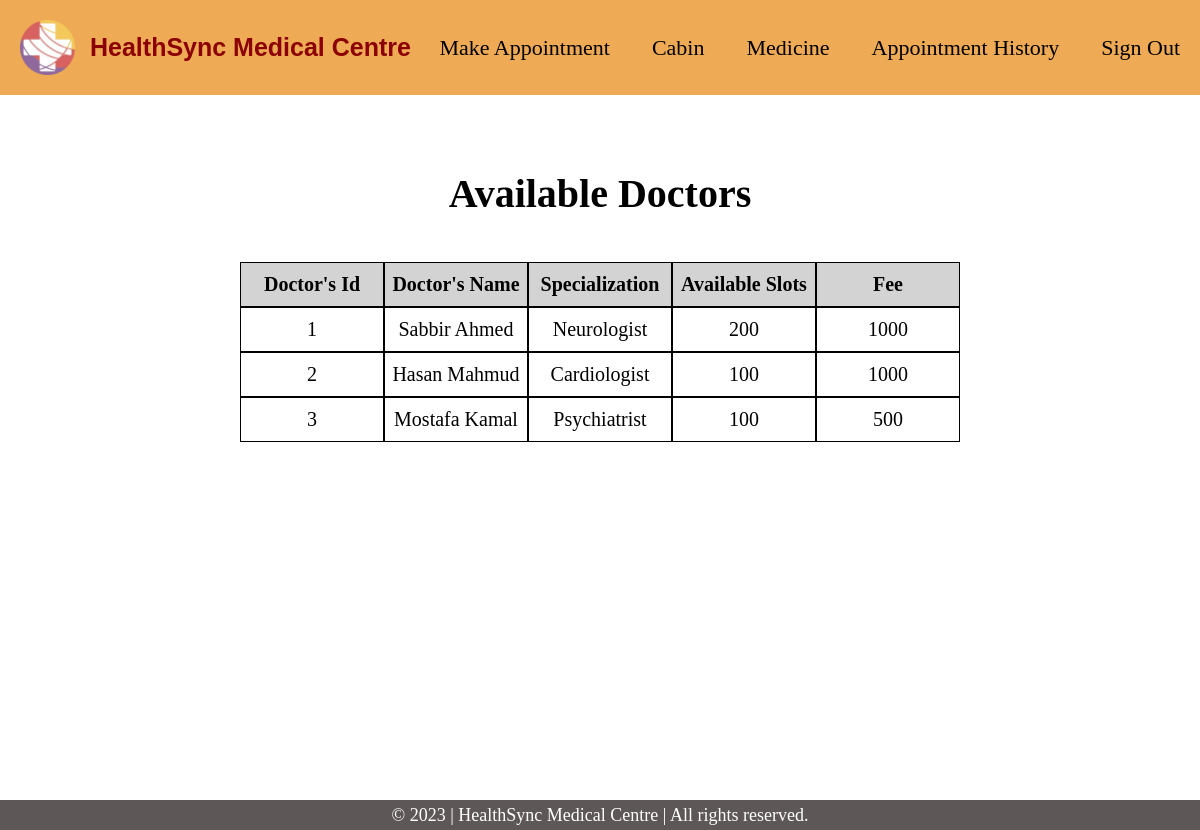
/available_doctors.php, run on the app's committed database.
### tables this page shows
CREATE TABLE `doctors` (
  `docId` int(10) NOT NULL,
  `docName` varchar(50) NOT NULL,
  `fdName` varchar(50) NOT NULL,
  `price` int(11) NOT NULL,
  `available` int(10) NOT NULL
);

### available_doctors.php (the view, shortened to what this page needs)
<!DOCTYPE html>
<html lang= "en">
  <head>
    <link rel= "stylesheet" href= "css/style.css">
    <link rel= "stylesheet" href= "css/available_userz.css">
  </head>
  <body>
    <header class= "header">
      <nav>
        <div class= "navbar-left-side">
          <a class= "navbar-left" href= "home.php"><img class= "navbar-logo" src= "css/mlogo.png" alt= "logo">HealthSync Medical Centre</a>
        </div>
        <div class= "navbar-right-side">
          <a class= "navbar-right" href= "appointment_page.php">Make Appointment</a>
          <a class= "navbar-right" href= "available_cabin.php">Cabin</a>
          <a class= "navbar-right" href= "available_medicine.php">Medicine</a>
          <a class= "navbar-right" href= "user_history.php">Appointment History</a>
          <a class= "navbar-right" href= "signin.php">Sign Out</a>
        </div>
      </nav>
    </header>
    <section class= "table-details">
      <div class= "table-info">
        <h1>Available Doctors</h1>
        <div class= "table columns">
          <div class= "table-headings"><h5>Doctor's Id</h5></div>
          <div class= "table-headings"><h5>Doctor's Name</h5></div>
          <div class= "table-headings"><h5>Specialization</h5></div>
          <div class= "table-headings"><h5>Available Slots</h5></div>
          <div class= "table-headings"><h5>Fee</h5></div>
        </div>
        <?php
        require_once('DBconnect.php');
        $sql_table = "SELECT * from doctors WHERE docId <> 0";
        $result_table = mysqli_query($conn, $sql_table);
        if(mysqli_num_rows($result_table) != 0){
        while($row = mysqli_fetch_assoc($result_table)){
        ?>
        <div class= "table">
          <div class= "table-data"><h5><?php echo $row['docId'];?></h5></div>
          <div class= "table-data"><h5><?php echo $row['docName'];?></h5></div>
          <div class= "table-data"><h5><?php echo $row['fdName'];?></h5></div>
          <div class= "table-data"><h5><?php echo $row['available'];?></h5></div>
          <div class= "table-data"><h5><?php echo $row['price'];?></h5></div>
        </div>
        <?php }}?>
      </div>
    </section>
    <footer>
      <p>&copy; 2023 | HealthSync Medical Centre | All rights reserved. </p>
    </footer>
 </body>
</html>

### css/style.css (style rules this page uses)
* { padding: 0; margin: 0; box-sizing: 0; }
html { font-size: 62.5%; }

### css/available_userz.css (style rules this page uses)
header { position: fixed; z-index: 999; width: 100%; }
nav { background-color: rgb(238, 170, 85); align-items: center; display: flex; justify-content: space-between; padding: 20px 20px; }
.navbar-left { text-decoration: none; align-items: center; display: flex; justify-content: center; gap: 15px; font-size: 25px; color: darkred; font-family: 'Montserrat', sans-serif; font-weight: 900; }
.navbar-right-side { align-items: center; display: flex; justify-content: space-between; gap: 42px; font-size: 22px; }
.navbar-left-side { position:relative; }
.navbar-logo { width: 55px; }
.navbar-right:link, .navbar-right:visited { color: black; text-decoration: none; transition: all 0.5s; }
.table-details { text-align: center; background-color: white; height: 100vh; width: 100%; }
.table-info { width: 100%; margin: auto; align-items: center; display: flex; flex-direction: column; justify-content: center; }
h1 { text-align: center; padding-top: 170px; padding-bottom: 45px; font-size: 40px; }
.table { width: 60%; margin: 0; display: flex; justify-content: space-evenly; }
.columns { background-color: lightgrey; }
.table-headings { border: 1px solid black; width: 100%; align-items: center; display: flex; justify-content: center; }
.table-headings h5 { margin: 10px 0px; font-size: 20px; }
.table-data { border: 1px solid black; width: 100%; align-items: center; display: flex; justify-content: center; }
.table-data h5 { margin: 10px 0px; font-size: 20px; font-weight: lighter; }
footer { background-color: rgb(94, 87, 87); color: white; font-size: 18px; width: 100%; height: 30px; align-items: center; display: flex; flex-direction: column; justify-content: center; }

### data on the page
doctors: docId "1", docName "Sabbir Ahmed", fdName "Neurologist", available "200", price "1000"
doctors: docId "2", docName "Hasan Mahmud", fdName "Cardiologist", available "100", price "1000"
doctors: docId "3", docName "Mostafa Kamal", fdName "Psychiatrist", available "100", price "500"
